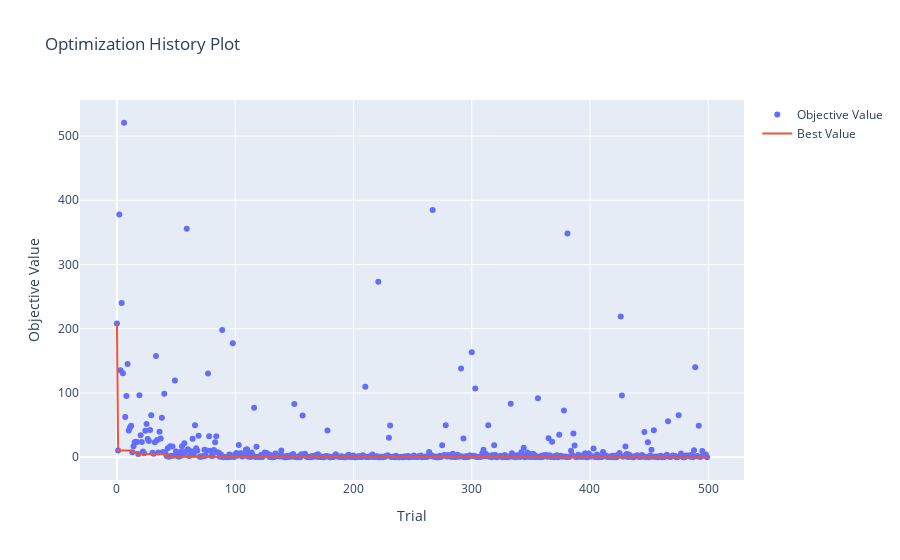

Notebook source saved alongside this figure:
### Code cell
vis.plot_optimization_history(study).show()   # 최적화를 진행하는 과정을 시각화해줌.

### Figure 1 — Plotly figure (JSON) as saved in the notebook; plotly's stock layout.template omitted (floating-point values rounded to 4 significant figures; data arrays with more than 128 entries replaced by an {"elided": "..."} marker saying what was removed)
{"data": [{"mode": "markers", "name": "Objective Value", "type": "scatter", "x": {"elided": "500 int values"}, "y": {"elided": "500 float values"}}, {"mode": "lines", "name": "Best Value", "type": "scatter", "x": {"elided": "500 int values"}, "y": {"elided": "500 float values"}}, {"marker": {"color": "#cccccc"}, "mode": "markers", "name": "Infeasible Trial", "showlegend": false, "type": "scatter", "x": [], "y": []}], "layout": {"title": {"text": "Optimization History Plot"}, "xaxis": {"title": {"text": "Trial"}}, "yaxis": {"title": {"text": "Objective Value"}}}}
